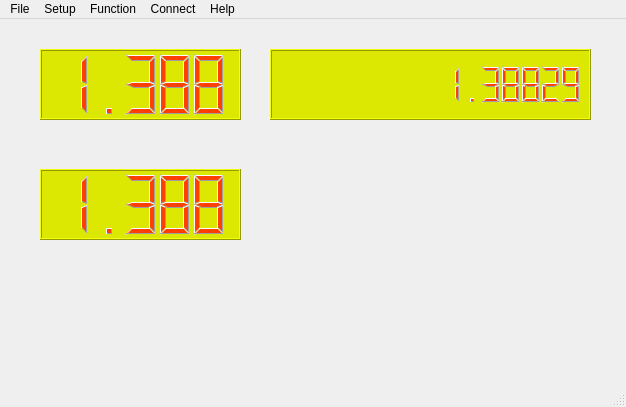
<?xml version="1.0" encoding="UTF-8"?>
<ui version="4.0">
 <class>MainWindow</class>
 <widget class="QMainWindow" name="MainWindow">
  <property name="geometry">
   <rect>
    <x>0</x>
    <y>0</y>
    <width>626</width>
    <height>407</height>
   </rect>
  </property>
  <property name="windowTitle">
   <string>Keithley Remote Control</string>
  </property>
  <widget class="QWidget" name="centralWidget">
   <widget class="QLCDNumber" name="lcdNumber">
    <property name="geometry">
     <rect>
      <x>40</x>
      <y>30</y>
      <width>201</width>
      <height>71</height>
     </rect>
    </property>
    <property name="styleSheet">
     <string notr="true">color:rgb(255, 64, 0);
border-color:rgb(170, 0, 0);
background-color:rgb(221, 232, 2);
font: italic bold 10pt &quot;Monotype Corsiva&quot;;</string>
    </property>
    <property name="value" stdset="0">
     <double>1.388290000000000</double>
    </property>
   </widget>
   <widget class="QLCDNumber" name="lcdNumber_2">
    <property name="geometry">
     <rect>
      <x>270</x>
      <y>30</y>
      <width>321</width>
      <height>71</height>
     </rect>
    </property>
    <property name="styleSheet">
     <string notr="true">color:rgb(255, 64, 0);
border-color:rgb(170, 0, 0);
background-color:rgb(221, 232, 2);
font: italic bold 10pt &quot;Monotype Corsiva&quot;;</string>
    </property>
    <property name="digitCount">
     <number>15</number>
    </property>
    <property name="value" stdset="0">
     <double>1.388290000000000</double>
    </property>
   </widget>
   <widget class="QLCDNumber" name="lcdNumber_3">
    <property name="geometry">
     <rect>
      <x>40</x>
      <y>150</y>
      <width>201</width>
      <height>71</height>
     </rect>
    </property>
    <property name="styleSheet">
     <string notr="true">color:rgb(255, 64, 0);
border-color:rgb(170, 0, 0);
background-color:rgb(221, 232, 2);
font: italic bold 10pt &quot;Monotype Corsiva&quot;;</string>
    </property>
    <property name="value" stdset="0">
     <double>1.388290000000000</double>
    </property>
   </widget>
  </widget>
  <widget class="QMenuBar" name="menuBar">
   <property name="geometry">
    <rect>
     <x>0</x>
     <y>0</y>
     <width>626</width>
     <height>23</height>
    </rect>
   </property>
   <widget class="QMenu" name="menuFile">
    <property name="title">
     <string>File</string>
    </property>
    <addaction name="actionExit"/>
   </widget>
   <widget class="QMenu" name="menuConnect">
    <property name="title">
     <string>Connect</string>
    </property>
    <addaction name="actionSerial"/>
   </widget>
   <widget class="QMenu" name="menuHelp">
    <property name="title">
     <string>Help</string>
    </property>
    <addaction name="actionAbout"/>
   </widget>
   <widget class="QMenu" name="menuSetup">
    <property name="title">
     <string>Setup</string>
    </property>
    <addaction name="actionModel"/>
   </widget>
   <widget class="QMenu" name="menuFunction">
    <property name="title">
     <string>Function</string>
    </property>
    <addaction name="actionBias_Set"/>
    <addaction name="actionSwap"/>
   </widget>
   <addaction name="menuFile"/>
   <addaction name="menuSetup"/>
   <addaction name="menuFunction"/>
   <addaction name="menuConnect"/>
   <addaction name="menuHelp"/>
  </widget>
  <widget class="QStatusBar" name="statusBar"/>
  <action name="actionExit">
   <property name="text">
    <string>Exit</string>
   </property>
  </action>
  <action name="actionAbout">
   <property name="text">
    <string>About</string>
   </property>
  </action>
  <action name="actionModel">
   <property name="text">
    <string>Model</string>
   </property>
  </action>
  <action name="actionSerial">
   <property name="text">
    <string>Serial</string>
   </property>
  </action>
  <action name="actionBias_Set">
   <property name="text">
    <string>Bias Set</string>
   </property>
  </action>
  <action name="actionSwap">
   <property name="text">
    <string>Sweep</string>
   </property>
  </action>
 </widget>
 <layoutdefault spacing="6" margin="11"/>
 <resources/>
 <connections/>
</ui>
